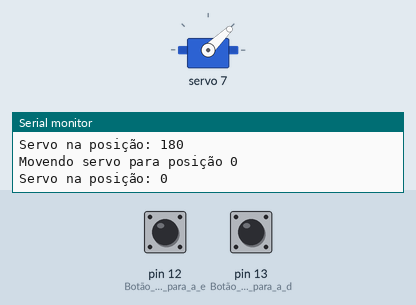
This sketch was run on a simulated Arduino Uno, built with avr-gcc and run on an emulated ATmega328P. Parts: servo, the last lines printed to the serial monitor. Inputs (shaded band) come from the test bench; at power-on: pin 12 (Botão_para_mover_para_a_e) HIGH, pin 13 (Botão_para_mover_para_a_d) HIGH.

Above: at 4.5 s.
4.6 s: pin 12 (Botão_para_mover_para_a_e) pulled LOW for 1 s
At 6.7 s:
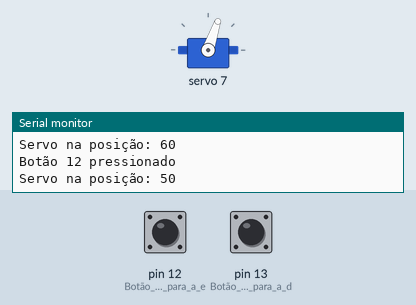
7.1 s: pin 13 (Botão_para_mover_para_a_d) pulled LOW for 3.2 s
At 10.7 s:
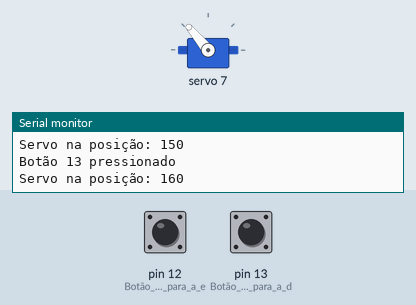
11.8 s: pin 13 (Botão_para_mover_para_a_d) pulled LOW for 0.15 s
At 12.7 s:
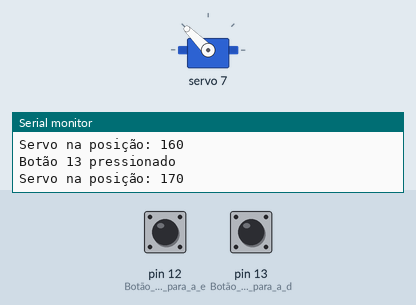
13.4 s: pin 13 (Botão_para_mover_para_a_d) pulled LOW for 1 s
At 14.0 s:
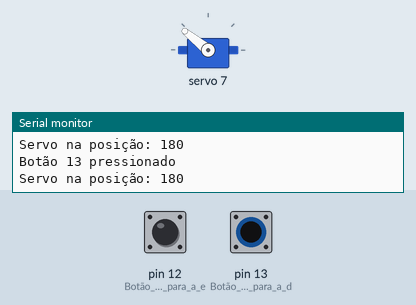
15.9 s: pin 12 (Botão_para_mover_para_a_e) pulled LOW for 0.15 s
At 17.1 s:
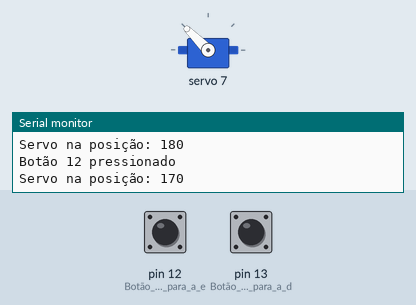
Timing chart, 0 to 18.5 s (numbered marks = the images above; inputs shaded):
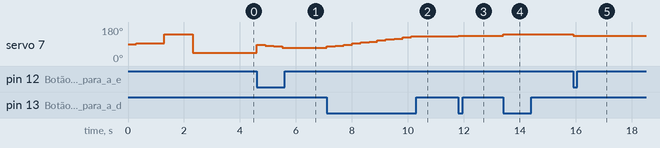

The sketch:

sketch.ino
```cpp
#include <Wire.h>
#include <Adafruit_PWMServoDriver.h>

// INSTANCIANDO OBJETOS
Adafruit_PWMServoDriver pwm = Adafruit_PWMServoDriver();

// DECLARAÇÃO DE FUNÇÕES
void writeServo(int posicao);
void beginServo();

// VARIÁVEIS GLOBAIS
int posicaoAtual = 90; // Posição inicial do servo

void setup() {
  Serial.begin(9600); // Inicializa a comunicação serial para depuração
  Serial.println("Iniciando...");

  pinMode(12, INPUT_PULLUP); // Botão para mover para a esquerda
  pinMode(13, INPUT_PULLUP); // Botão para mover para a direita

  beginServo(); // INICIA O SERVO
  delay(300);

  // Movendo o servo para posições específicas para testar
  Serial.println("Movendo servo para posição 90");
  writeServo(90);
  delay(1000);
  Serial.println("Movendo servo para posição 180");
  writeServo(180);
  delay(1000);
  Serial.println("Movendo servo para posição 0");
  writeServo(0);
  delay(1000);
}

void loop() {
  // Verifica se o botão do pino 13 foi pressionado
  if (digitalRead(13) == LOW) {
    Serial.println("Botão 13 pressionado");
    posicaoAtual += 10; // Move para a direita
    if (posicaoAtual > 180) posicaoAtual = 180; // Limita a posição máxima a 180 graus
    writeServo(posicaoAtual);
    delay(300); // Debounce delay
  }

  // Verifica se o botão do pino 12 foi pressionado
  if (digitalRead(12) == LOW) {
    Serial.println("Botão 12 pressionado");
    posicaoAtual -= 10; // Move para a esquerda
    if (posicaoAtual < 0) posicaoAtual = 0; // Limita a posição mínima a 0 graus
    writeServo(posicaoAtual);
    delay(300); // Debounce delay
  }
}

// IMPLEMENTO DE FUNÇÕES
void writeServo(int posicao) {
#define SERVOMIN  205 // VALOR PARA UM PULSO MAIOR QUE 1 mS
#define SERVOMAX  409 // VALOR PARA UM PULSO MENOR QUE 2 mS

  int pos = map(posicao, 0, 180, SERVOMIN, SERVOMAX);
  pwm.setPWM(7, 0, pos); // O número 0 indica o primeiro canal PWM, que é onde o servo está conectado.
  Serial.print("Servo na posição: ");
  Serial.println(posicao);
}

void beginServo() {
#define Frequencia 50 // VALOR DA FREQUENCIA DO SERVO

  pwm.begin(); // INICIA O OBJETO PWM
  pwm.setPWMFreq(Frequencia); // DEFINE A FREQUENCIA DE TRABALHO DO SERVO
  Serial.println("Servo iniciado");
}
```

Measured:
- after the input at 4.6 s, servo 7: 44° → 87° at once, → 82° 0.30 s later, → 77° 0.30 s later, → 71° 0.30 s later
- after the input at 7.1 s, servo 7: moves from 71° to 130° over 3.0 s, starting at once
- after the input at 11.8 s, servo 7: 130° → 135° at once
- after the input at 13.4 s, servo 7: 135° → 141° at once
- after the input at 15.9 s, servo 7: 141° → 135° at once
